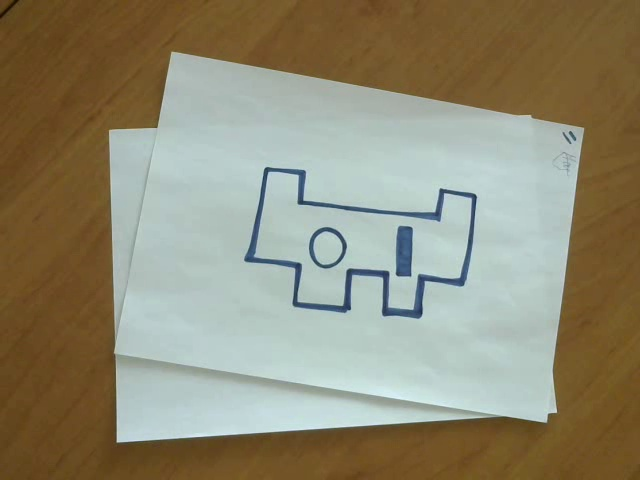
#> input picture detect_my_image/res/image.jpg, 640 x 480 px, given in place of the camera
$ python main.py
#> lines starting #> are read from the running program, lines starting #| are printed output that depends on the picture; after the words box and inside, x2 and y2 are one past the last pixel; in counts of white or black regions, pixels touching at a corner belong together
import cv2
import numpy as np
import random

cv2.namedWindow("Camera", cv2.WINDOW_KEEPRATIO)
cam = cv2.VideoCapture(0)
cam.set(cv2.CAP_PROP_AUTO_EXPOSURE, 1)
cam.set(cv2.CAP_PROP_EXPOSURE, -4)


def get_mask(hsv, lower, upper):
    mask = cv2.inRange(hsv, lower, upper)
    mask = cv2.erode(mask, None, iterations=2)
    mask = cv2.dilate(mask, None, iterations=2)
    return mask


def get_mask_contours(mask):
    contours, _ = cv2.findContours(
        mask, cv2.RETR_EXTERNAL, cv2.CHAIN_APPROX_SIMPLE)
    return contours


colors = {
    "yellow": {
        "lower": np.array([20, 140, 120]),
        "upper": np.array([60, 255, 255])
    },
    "green": {
        "lower": np.array([60, 140, 50]),
        "upper": np.array([80, 255, 255]),
    },
    "blue": {
        "lower": np.array([90, 200, 50]),
        "upper": np.array([105, 255, 255])
    }
}

sequency = random.sample(["green", "yellow", "blue"], 3)

print("Sequency: " + ", ".join(sequency))

flag = False

while cam.isOpened():
    ret, frame = cam.read()
#> frame is the input picture: shape (480, 640, 3); mean B, G, R 114.8, 137.5, 143.2

    blurred = cv2.GaussianBlur(frame, (11, 11), 0)
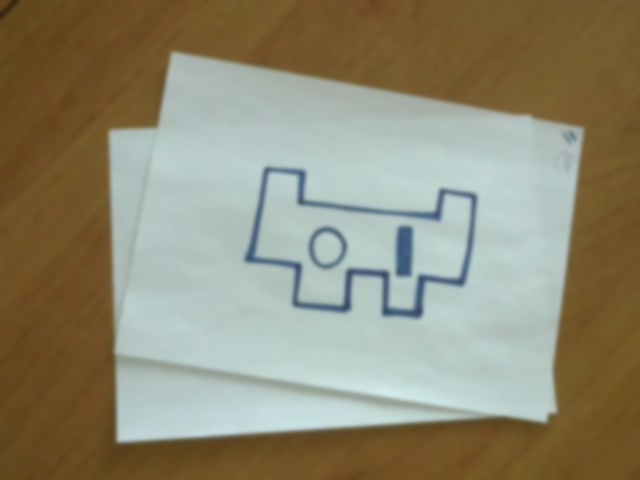
#> blurred: shape (480, 640, 3); mean B, G, R 114.8, 137.6, 143.2
    hsv = cv2.cvtColor(blurred, cv2.COLOR_BGR2HSV)
#> hsv: shape (480, 640, 3); mean H, S, V 50.1, 95.1, 152.5

    masks = []
    mask_contours = []
    coords = {}

    for color in colors:
        variants = colors[color]
        mask = get_mask(hsv, variants["lower"], variants["upper"])
        contours = get_mask_contours(mask)
        masks.append(mask)
        mask_contours.append(contours)
#> this loop made 3 passes
#> pass 1, in get_mask, `mask = cv2.inRange(hsv, lower, upper)`:
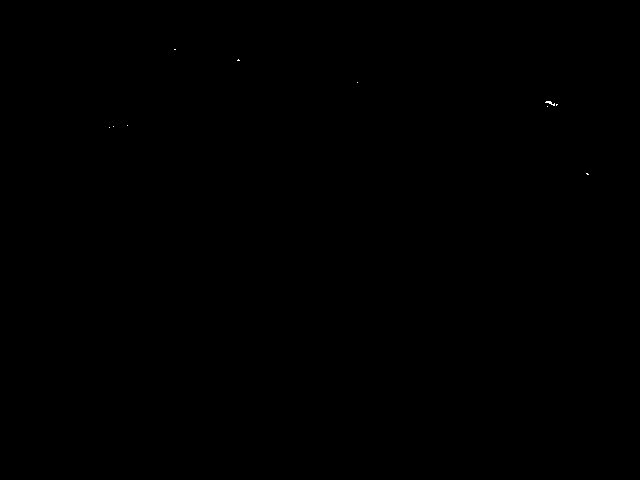
#> mask: shape (480, 640); 0.01% white in thin lines or dots, all inside (x1, y1, x2, y2) = (109, 49, 589, 175)
#> after the loop, mask_contours = [[], [], []]; masks = 3 items

    for index, contours in enumerate(mask_contours):
        if len(contours) > 0:
            c = max(contours, key=cv2.contourArea)
            (x, y), radius = cv2.minEnclosingCircle(c)
            if radius > 10:
                cv2.circle(frame, (int(x), int(y)), int(
                    radius), (0, 255, 0), 2)
                color = list(colors.keys())[index]
                coords[color] = x
#> after the loop, coords = 0 items

    sorted_coords = sorted(coords.items(), key=lambda item: item[1])
#> sorted_coords = []
    res = map(lambda coord: coord[0], sorted_coords)

    if (list(res) == sequency and not flag):
        print("Win!")
        flag = True
    else:
        flag = False

    key = cv2.waitKey(1)
#> (key q is pressed here)
    if key == ord('q'):
        break

    cv2.imshow("Camera", frame)

cam.release()
cv2.destroyAllWindows()
